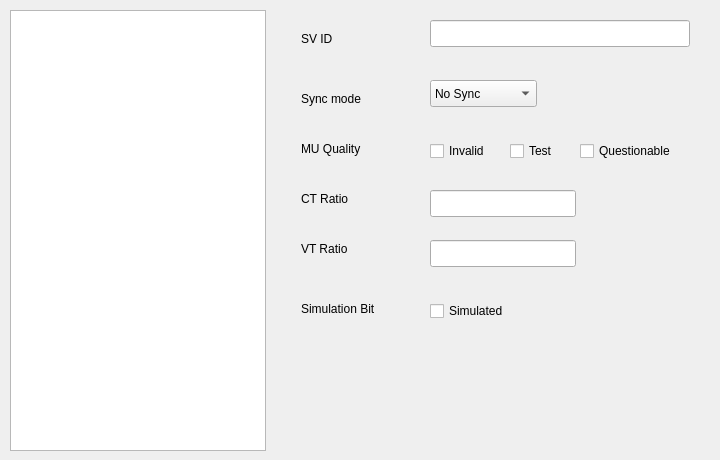
    <widget class="QWidget" name="tpMU_7">
     <attribute name="title">
      <string>MU7</string>
     </attribute>
     <widget class="QTableWidget" name="tbMU_7">
      <property name="geometry">
       <rect>
        <x>10</x>
        <y>10</y>
        <width>256</width>
        <height>441</height>
       </rect>
      </property>
     </widget>
     <widget class="QLineEdit" name="edtSvId_7">
      <property name="geometry">
       <rect>
        <x>430</x>
        <y>20</y>
        <width>260</width>
        <height>27</height>
       </rect>
      </property>
     </widget>
     <widget class="QCheckBox" name="chkqQues_7">
      <property name="geometry">
       <rect>
        <x>580</x>
        <y>140</y>
        <width>131</width>
        <height>22</height>
       </rect>
      </property>
      <property name="text">
       <string>Questionable</string>
      </property>
     </widget>
     <widget class="QCheckBox" name="chkqInvalid_7">
      <property name="geometry">
       <rect>
        <x>430</x>
        <y>140</y>
        <width>75</width>
        <height>22</height>
       </rect>
      </property>
      <property name="text">
       <string>Invalid</string>
      </property>
     </widget>
     <widget class="QCheckBox" name="chkqTest_7">
      <property name="geometry">
       <rect>
        <x>510</x>
        <y>140</y>
        <width>97</width>
        <height>22</height>
       </rect>
      </property>
      <property name="text">
       <string>Test</string>
      </property>
     </widget>
     <widget class="QLineEdit" name="edtCTr_7">
      <property name="geometry">
       <rect>
        <x>430</x>
        <y>190</y>
        <width>146</width>
        <height>27</height>
       </rect>
      </property>
     </widget>
     <widget class="QLineEdit" name="edtVTr_7">
      <property name="geometry">
       <rect>
        <x>430</x>
        <y>240</y>
        <width>146</width>
        <height>27</height>
       </rect>
      </property>
     </widget>
     <widget class="QComboBox" name="cmbSyncMode_7">
      <property name="geometry">
       <rect>
        <x>430</x>
        <y>80</y>
        <width>107</width>
        <height>27</height>
       </rect>
      </property>
      <item>
       <property name="text">
        <string>No Sync</string>
       </property>
      </item>
      <item>
       <property name="text">
        <string>Local Sync</string>
       </property>
      </item>
      <item>
       <property name="text">
        <string>Global Sync</string>
       </property>
      </item>
     </widget>
     <widget class="QLabel" name="lblCTr_7">
      <property name="geometry">
       <rect>
        <x>301</x>
        <y>190</y>
        <width>58</width>
        <height>17</height>
       </rect>
      </property>
      <property name="text">
       <string>CT Ratio</string>
      </property>
     </widget>
     <widget class="QLabel" name="lblQuality_7">
      <property name="geometry">
       <rect>
        <x>301</x>
        <y>140</y>
        <width>78</width>
        <height>17</height>
       </rect>
      </property>
      <property name="text">
       <string>MU Quality</string>
      </property>
     </widget>
     <widget class="QLabel" name="lblSvId_7">
      <property name="geometry">
       <rect>
        <x>301</x>
        <y>30</y>
        <width>36</width>
        <height>17</height>
       </rect>
      </property>
      <property name="text">
       <string>SV ID</string>
      </property>
     </widget>
     <widget class="QLabel" name="lblVTr_7">
      <property name="geometry">
       <rect>
        <x>301</x>
        <y>240</y>
        <width>59</width>
        <height>17</height>
       </rect>
      </property>
      <property name="text">
       <string>VT Ratio</string>
      </property>
     </widget>
     <widget class="QLabel" name="lblSyncMode_7">
      <property name="geometry">
       <rect>
        <x>301</x>
        <y>90</y>
        <width>74</width>
        <height>17</height>
       </rect>
      </property>
      <property name="text">
       <string>Sync mode</string>
      </property>
     </widget>
     <widget class="QCheckBox" name="chk_Simu_7">
      <property name="geometry">
       <rect>
        <x>430</x>
        <y>300</y>
        <width>101</width>
        <height>22</height>
       </rect>
      </property>
      <property name="text">
       <string>Simulated</string>
      </property>
     </widget>
     <widget class="QLabel" name="lblSimu_7">
      <property name="geometry">
       <rect>
        <x>301</x>
        <y>300</y>
        <width>94</width>
        <height>17</height>
       </rect>
      </property>
      <property name="text">
       <string>Simulation Bit</string>
      </property>
     </widget>
    </widget>
